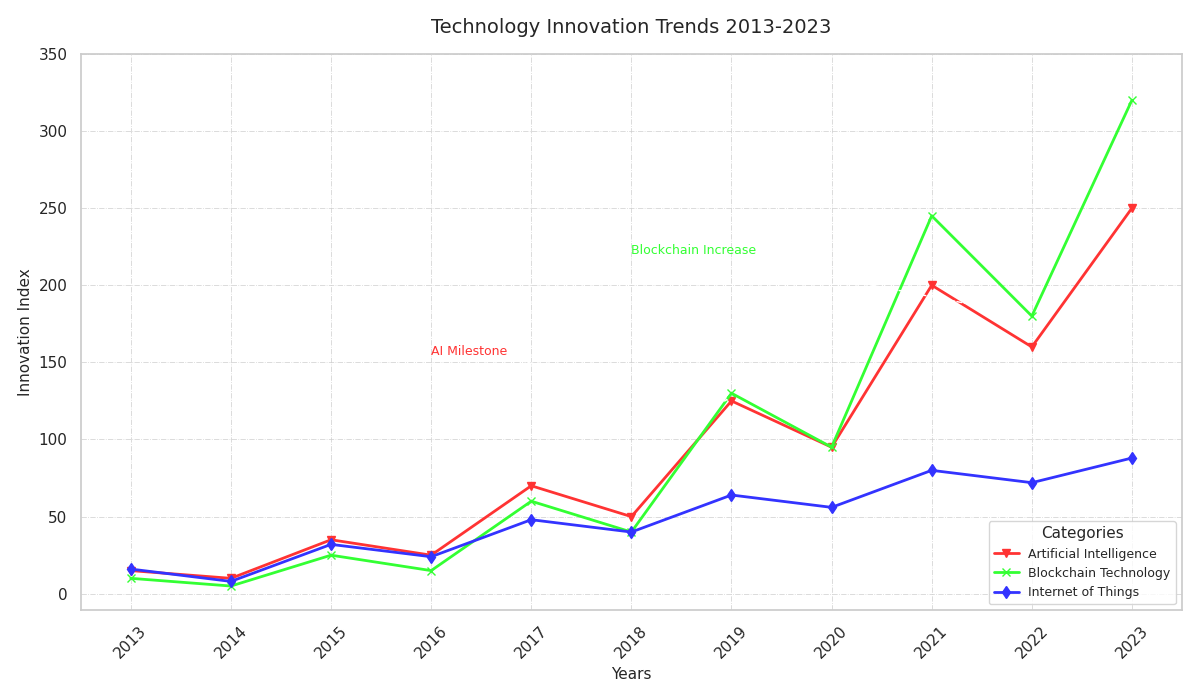

Python code for this plot:
import matplotlib.pyplot as plt
import numpy as np

years = np.arange(2013, 2024)

ai_index = np.array([15, 10, 35, 25, 70, 50, 125, 95, 200, 160, 250])
blockchain_index = np.array([10, 5, 25, 15, 60, 40, 130, 95, 245, 180, 320])
iot_index = np.array([16, 8, 32, 24, 48, 40, 64, 56, 80, 72, 88])

plt.figure(figsize=(12, 7))

plt.plot(years, ai_index, marker='v', label='Artificial Intelligence', linestyle='-', linewidth=2, color='#FF3333')
plt.plot(years, blockchain_index, marker='x', label='Blockchain Technology', linestyle='-', linewidth=2, color='#33FF33')
plt.plot(years, iot_index, marker='d', label='Internet of Things', linestyle='-', linewidth=2, color='#3333FF')

plt.title('Technology Innovation Trends 2013-2023', fontsize=14, pad=15)
plt.xlabel('Years', fontsize=11)
plt.ylabel('Innovation Index', fontsize=11)

plt.xticks(years, rotation=45)
plt.yticks(np.arange(0, 351, 50))

plt.grid(True, which='major', linestyle='-.', linewidth=0.6, alpha=0.8)
plt.legend(loc='lower right', fontsize=9, title='Categories', title_fontsize='11')

plt.annotate('AI Milestone',
             xy=(2019, ai_index[6]), 
             xytext=(2016, ai_index[6] + 30),
             arrowprops=dict(facecolor='#FF3333', arrowstyle='->', linestyle='dotted'),
             fontsize=9, color='#FF3333')

plt.annotate('Blockchain Increase',
             xy=(2022, blockchain_index[9]), 
             xytext=(2018, blockchain_index[9] + 40),
             arrowprops=dict(facecolor='#33FF33', arrowstyle='->', linestyle='dashed'),
             fontsize=9, color='#33FF33')

plt.tight_layout()

plt.show()
